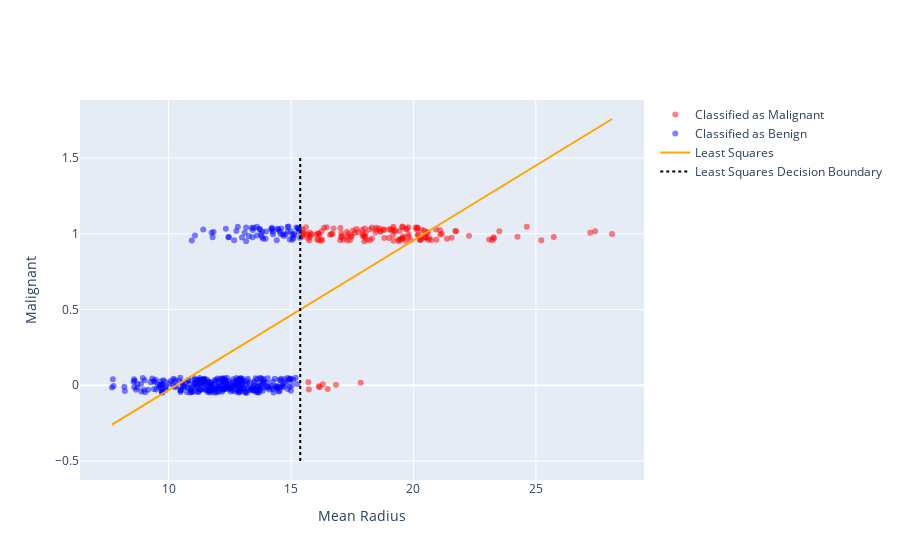

The code cell stored with this chart in its notebook:
### Markdown cell above
In the following plot we color the data points according to our decision rule and depict the decision boundary as a dotted vertical line.

### Code cell
mal_points = go.Scatter(name="Classified as Malignant", 
                        x=X[is_mal_hat].flatten(), y = jitter(Y[is_mal_hat]), 
                        mode="markers", marker=dict(opacity=0.5, color="red"))
ben_points = go.Scatter(name="Classified as Benign", 
                        x=X[~is_mal_hat].flatten(), y = jitter(Y[~is_mal_hat]),
                        mode="markers", marker=dict(opacity=0.5, color="blue"))

dec_boundary = (0.5 - lin_reg.intercept_)/lin_reg.coef_[0]
dec_line = go.Scatter(name="Least Squares Decision Boundary", 
                      x = [dec_boundary,dec_boundary], y=[-0.5,1.5], mode="lines",
                     line=dict(color="black", dash="dot"))
go.Figure([mal_points, ben_points, model_line,dec_line], layout=layout)

### Figure 1 — Plotly figure (JSON) as saved in the notebook; plotly's stock layout.template omitted (floating-point values rounded to 4 significant figures; data arrays with more than 128 entries replaced by an {"elided": "..."} marker saying what was removed)
{"data": [{"marker": {"color": "red", "opacity": 0.5}, "mode": "markers", "name": "Classified as Malignant", "type": "scatter", "x": {"elided": "142 float values"}, "y": {"elided": "142 float values"}}, {"marker": {"color": "blue", "opacity": 0.5}, "mode": "markers", "name": "Classified as Benign", "type": "scatter", "x": {"elided": "370 float values"}, "y": {"elided": "370 float values"}}, {"line": {"color": "orange"}, "mode": "lines", "name": "Least Squares", "type": "scatter", "x": [7.691, 8.108, 8.524, 8.941, 9.358, 9.775, 10.19, 10.61, 11.02, 11.44, 11.86, 12.27, 12.69, 13.11, 13.52, 13.94, 14.36, 14.78, 15.19, 15.61, 16.03, 16.44, 16.86, 17.28, 17.69, 18.11, 18.53, 18.94, 19.36, 19.78, 20.19, 20.61, 21.03, 21.44, 21.86, 22.28, 22.69, 23.11, 23.53, 23.94, 24.36, 24.78, 25.19, 25.61, 26.03, 26.44, 26.86, 27.28, 27.69, 28.11], "y": [-0.2593, -0.2181, -0.1769, -0.1358, -0.09463, -0.05347, -0.01231, 0.02884, 0.07, 0.1112, 0.1523, 0.1935, 0.2346, 0.2758, 0.3169, 0.3581, 0.3992, 0.4404, 0.4816, 0.5227, 0.5639, 0.605, 0.6462, 0.6873, 0.7285, 0.7697, 0.8108, 0.852, 0.8931, 0.9343, 0.9754, 1.017, 1.058, 1.099, 1.14, 1.181, 1.222, 1.264, 1.305, 1.346, 1.387, 1.428, 1.469, 1.51, 1.552, 1.593, 1.634, 1.675, 1.716, 1.757]}, {"line": {"color": "black", "dash": "dot"}, "mode": "lines", "name": "Least Squares Decision Boundary", "type": "scatter", "x": [15.38, 15.38], "y": [-0.5, 1.5]}], "layout": {"xaxis": {"title": {"text": "Mean Radius"}}, "yaxis": {"title": {"text": "Malignant"}}}}
